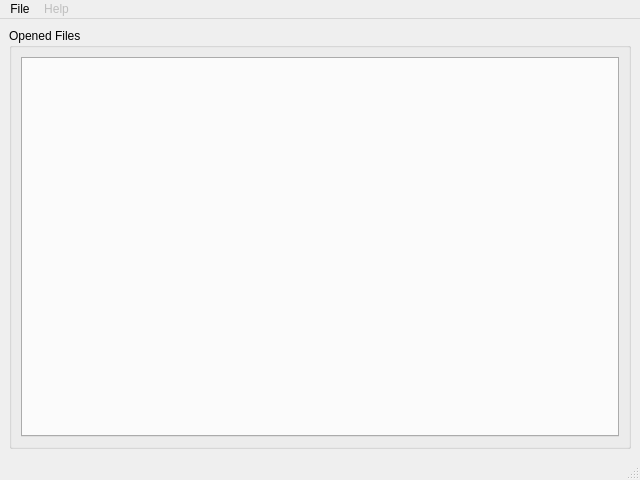
<?xml version="1.0" encoding="UTF-8"?>
<ui version="4.0">
 <class>LSeismoView</class>
 <widget class="QMainWindow" name="LSeismoView">
  <property name="geometry">
   <rect>
    <x>0</x>
    <y>0</y>
    <width>640</width>
    <height>480</height>
   </rect>
  </property>
  <property name="windowTitle">
   <string>Seismo View (BETA)</string>
  </property>
  <widget class="QWidget" name="centralwidget">
   <layout class="QHBoxLayout" name="horizontalLayout">
    <item>
     <widget class="QGroupBox" name="groupBox">
      <property name="title">
       <string>Opened Files</string>
      </property>
      <layout class="QHBoxLayout" name="horizontalLayout_2">
       <item>
        <widget class="QTabWidget" name="seis_tab">
         <property name="tabPosition">
          <enum>QTabWidget::North</enum>
         </property>
         <property name="currentIndex">
          <number>-1</number>
         </property>
         <property name="tabsClosable">
          <bool>true</bool>
         </property>
         <property name="movable">
          <bool>true</bool>
         </property>
         <property name="tabBarAutoHide">
          <bool>false</bool>
         </property>
        </widget>
       </item>
      </layout>
     </widget>
    </item>
   </layout>
  </widget>
  <widget class="QMenuBar" name="menubar">
   <property name="geometry">
    <rect>
     <x>0</x>
     <y>0</y>
     <width>640</width>
     <height>21</height>
    </rect>
   </property>
   <widget class="QMenu" name="menuFile">
    <property name="title">
     <string>File</string>
    </property>
    <addaction name="actionOpen"/>
   </widget>
   <widget class="QMenu" name="menuHelp">
    <property name="enabled">
     <bool>false</bool>
    </property>
    <property name="title">
     <string>Help</string>
    </property>
   </widget>
   <addaction name="menuFile"/>
   <addaction name="menuHelp"/>
  </widget>
  <widget class="QStatusBar" name="statusbar"/>
  <action name="actionOpen">
   <property name="enabled">
    <bool>true</bool>
   </property>
   <property name="text">
    <string>Open</string>
   </property>
  </action>
  <action name="actionQuit">
   <property name="text">
    <string>Quit</string>
   </property>
  </action>
 </widget>
 <resources/>
 <connections/>
</ui>
